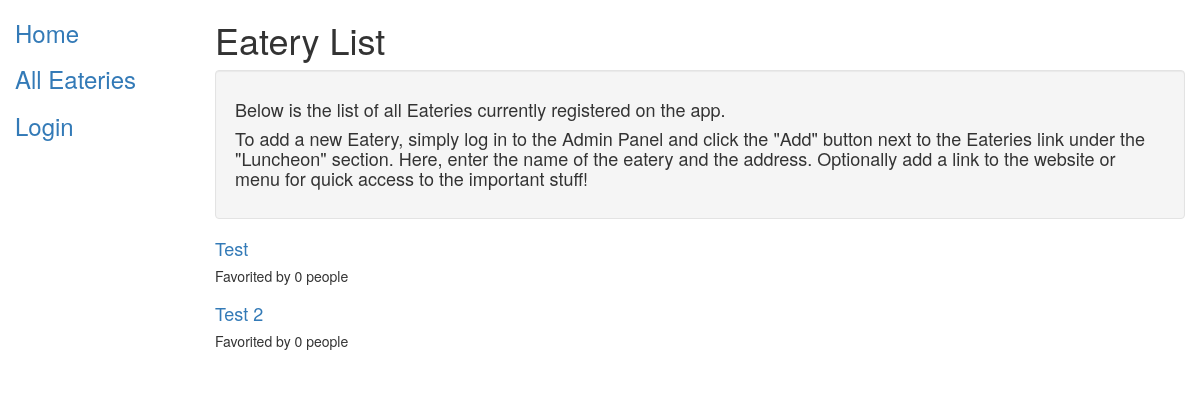
The page /luncheon/eateries/ on the database as committed earlier.
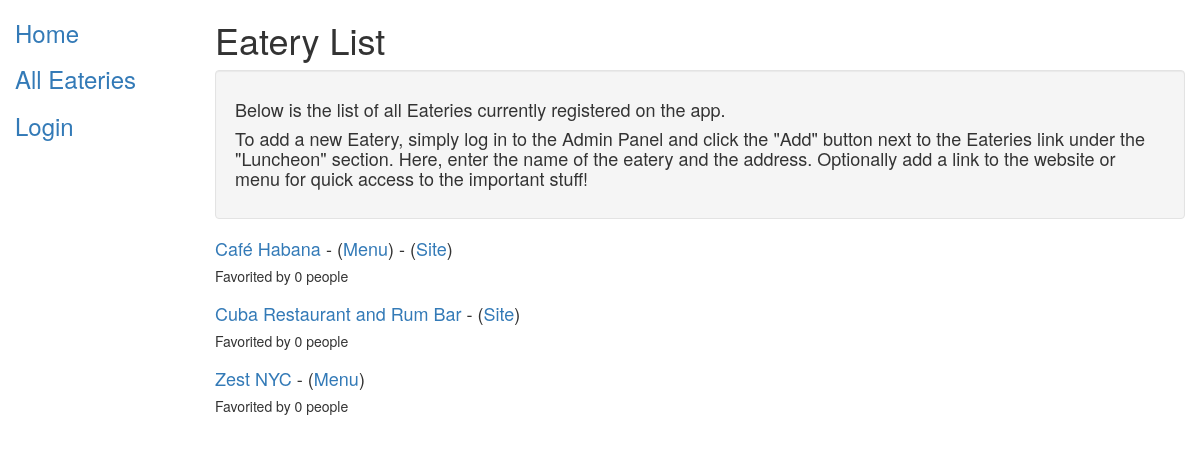
The same page on the database as committed later.
### luncheon/models.py (models this page shows, shortened)
class Eatery(models.Model):
	name = models.CharField(
		max_length=255,
		help_text="Enter the eatery's name!",
		verbose_name="Eatery Name",
	)
	address = models.CharField(
		max_length=255,
		blank=True,
		null=True
	)
	website_link = models.URLField(
		blank=True,
		null=True
	)
	menu_link = models.URLField(
		blank=True,
		null=True
	)
	favorited_by = models.ManyToManyField(User, blank=True)
	class Meta:
		ordering = ['name']
		verbose_name_plural = 'eateries'
	def get_absolute_url(self):
	    return reverse('eatery-detail', args=[str(self.id)])
	def total_favorites(self):
		return self.favorited_by.count()

### luncheon/views.py (the view)
class EateryListView(generic.ListView):
    model = Eatery
    paginate_by = 10

### luncheon/templates/luncheon/eatery_list.html
{% extends "base.html" %}
{% block content %}
    <h1>Eatery List</h1>
    <div class="well">
      <h4>Below is the list of all Eateries currently registered on the app.</h4>
      <h4>To add a new Eatery, simply log in to the Admin Panel and click the "Add" button next to the Eateries link under the "Luncheon" section. Here, enter the name of the eatery and the address. Optionally add a link to the website or menu for quick access to the important stuff!</h4>
    </div>
    {% if eatery_list %}
    <ul class="eatery-list">
      {% for eatery in eatery_list %}
      <li class="eatery-list__item">
        <h4>
          <span>
            <a href="{{ eatery.get_absolute_url }}">{{ eatery.name }}</a>
            {% if eatery.menu_link %}
            - (<a href="{{ eatery.menu_link }}">Menu</a>)
            {% endif %}
            {% if eatery.website_link %}
            - (<a href="{{ eatery.website_link }}">Site</a>)
            {% endif %}
          </span>
        </h4>
        <h5>
          <span>
            Favorited by {{ eatery.total_favorites }}
            {% if eatery.total_favorites == 1 %}
                person
            {% else %}
                people
            {% endif %}
          </span>
        </h5>
      </li>
      {% endfor %}
    </ul>
    {% else %}
      <p>There are no eateries defined in Luncheon.</p>
    {% endif %}
{% endblock %}

### luncheon/templates/base.html (shortened to what this page needs)
<!DOCTYPE html>
<html lang="en">
<head>
  <link rel="stylesheet" href="https://maxcdn.bootstrapcdn.com/bootstrap/3.3.7/css/bootstrap.min.css">
  {% load static %}
  <link rel="stylesheet" href="{% static '/css/styles.css' %}">
</head>
<body>
  <div class="container-fluid  content">
    <div class="row">
      <div class="col-sm-2  sidenav">
      {% block sidebar %}
      <ul class="sidebar-nav">
          <li><a href="{% url 'index' %}"><h3>Home</h3></a></li>
          <li><a href="{% url 'eateries' %}"><h3>All Eateries</h3></a></li>
        {% if user.is_authenticated %}
          <li class="logout-button">
            <h4>=====</h4>
            <h4 class="logout-button__label">Hello, {{ user.get_username }}!</h4>
            <a href="{% url 'favorited-by' %}?next={{request.path}}"><h3 class="logout-button__button">Favorites</h3></a>
            <a href="{% url 'logout' %}?next={{request.path}}"><h3 class="logout-button__button">Logout</h3></a>
          </li>
        {% else %}
          <li>
            <a href="{% url 'login'%}?next={{request.path}}"><h3>Login</h3></a>
          </li>
        {% endif %}
      </ul>
     {% endblock %}
      </div>
      <div class="col-sm-10 ">
      {% block content %}{% endblock %}
      </div>
    </div>
  </div>
</body>
</html>

### luncheon/static/css/styles.css (style rules this page uses)
.sidebar-nav, .eatery-list { margin-top: 20px; padding: 0; list-style: none; }
.eatery-list__item { margin-bottom: 20px; }

Rows that differ between the two databases and show on the page:
removed Eatery: name "Test", total_favorites "0", shows "people"
removed Eatery: name "Test 2", total_favorites "0", shows "people"
added Eatery: name "Café Habana", total_favorites "0", shows "people"
added Eatery: name "Cuba Restaurant and Rum Bar", total_favorites "0", shows "people"
added Eatery: name "Zest NYC", total_favorites "0", shows "people"
